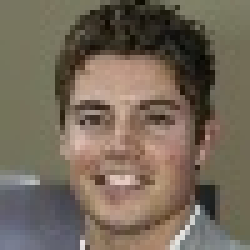
#> input picture srffmg/sample.jpg, 50 x 50 px, given as the content of the folder ../../sample, which was not available (shown 5 times larger)
$ python main.py
#> lines starting #> are read from the running program, lines starting #| are printed output that depends on the picture; pictures that were not available may be replaced by others from this repository, and a replacement may not be noted
import numpy as np
import os
from pathlib import Path
import cv2
from multiprocessing import Pool
import tqdm

HIGH_DIR = "high"
LOW_DIR = "low"

if not os.path.exists(HIGH_DIR):
  os.mkdir(HIGH_DIR)
if not os.path.exists(LOW_DIR):
  os.mkdir(LOW_DIR)
IMAGE_DIR = "../../sample"


def add_noise_and_save(args):
  img,idx = args
  img = cv2.imread(str(img))
#> img is the input picture: shape (50, 50, 3); mean B, G, R 89.6, 104.4, 116.8
  org = img[0:297, 0:297]
  reduced = cv2.resize(org,(74,74))
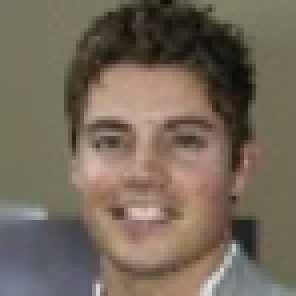
#> reduced: shape (74, 74, 3) (shown 4 times larger); mean B, G, R 89.4, 104.3, 116.6
  uni_noise=np.zeros((74,74,3),dtype=np.uint8)
  cv2.randu(uni_noise,0,255)
  uni_noise=(uni_noise*0.5).astype(np.uint8)
  un_img=cv2.add(reduced,uni_noise)
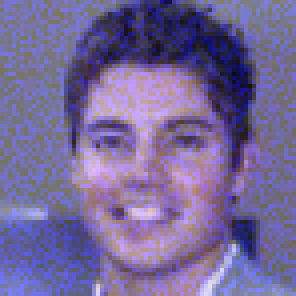
#> un_img: shape (74, 74, 3) (shown 4 times larger); mean B, G, R 153.3, 104.3, 116.6
  imp_noise=np.zeros((74,74,3),dtype=np.uint8)
  cv2.randu(imp_noise,0,255)
  imp_noise=cv2.threshold(imp_noise,245,255,cv2.THRESH_BINARY)[1]
  in_img=cv2.add(un_img,imp_noise)
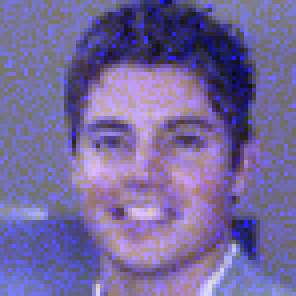
#> in_img: shape (74, 74, 3) (shown 4 times larger); mean B, G, R 156.8, 104.3, 116.6
  in_img= cv2.cvtColor(in_img, cv2.COLOR_BGR2GRAY)
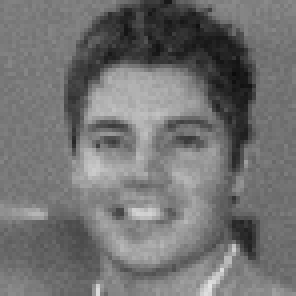
#> in_img: shape (74, 74) (shown 4 times larger); min 11, max 227, mean 114
  cv2.imwrite(os.path.join(HIGH_DIR,f"{idx}.jpg"),org)
  cv2.imwrite(os.path.join(LOW_DIR,f"{idx}.jpg"),in_img)

images = list(Path(IMAGE_DIR).glob("*.jpg"))
images = images + list(Path(IMAGE_DIR).glob("*.Jpg"))

idx = np.arange(len(images))
args = list(zip(images,idx))
print(f"Total {len(args)} images")

with Pool() as p:
  list(tqdm.tqdm(p.imap_unordered(add_noise_and_save, args,chunksize=10), total=len(args)))
